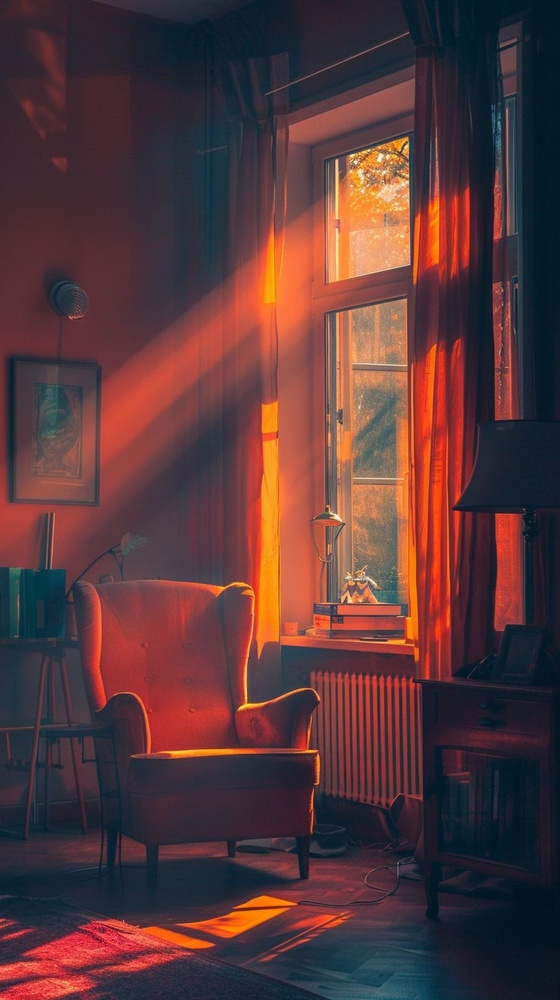
#> input picture 79e422b6f328eee0aa8a35fd7d34675c.jpg, 560 x 1000 px, shrunk from 816 x 1456 before the run
$ jupyter execute HW2.ipynb
#> lines starting #> are read from the running program, lines starting #| are printed output that depends on the picture; after the words box and inside, x2 and y2 are one past the last pixel; in counts of white or black regions, pixels touching at a corner belong together
[cell 1]
# Импорт библиотек для работы с изображениями и визуализации
import cv2
import numpy as np
from matplotlib import pyplot as plt
plt.rcParams['figure.figsize'] = [15, 5]

[cell 2]
# Загружаем изображение и переводим из BGR в RGB для корректного отображения
img = cv2.imread("79e422b6f328eee0aa8a35fd7d34675c.jpg")
#> img is the input picture: shape (1000, 560, 3); mean B, G, R 57.9, 56, 88.5
img = cv2.cvtColor(img, cv2.COLOR_BGR2RGB)
# Показываем исходное изображение
plt.imshow(img)

[cell 3]
# WHITE PATCH: Белую точку берем как самый яркий пиксель
# Это позволяет вычислить коэффициенты усиления для каждого канала
img_f = img.astype(np.float32)
sum_rgb = img_f.sum(axis=2)
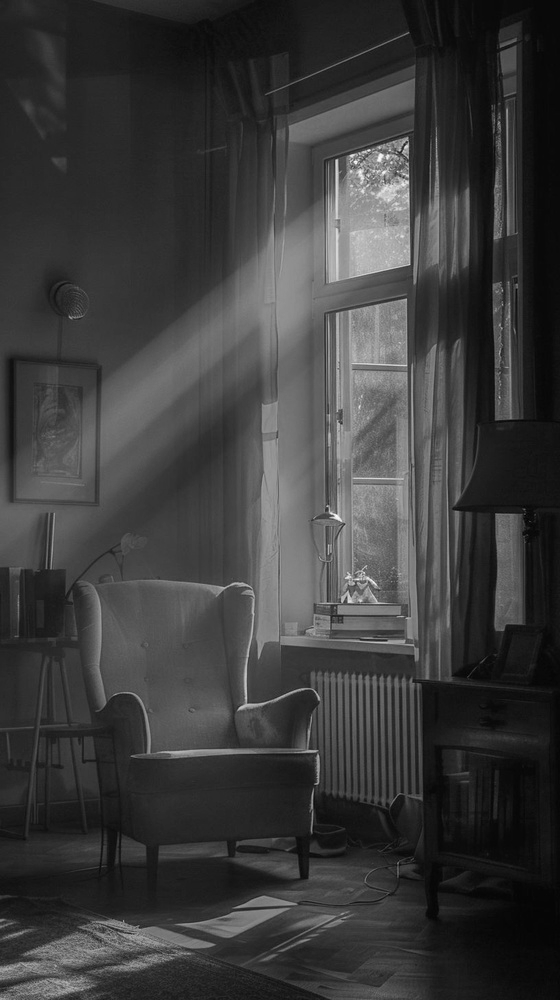
#> sum_rgb: shape (1000, 560) float32; min 37, max 739, mean 202.4; drawn with min black and max white

# берём верхние 1% ярких пикселей
th = np.percentile(sum_rgb, 99)
#> th = 496
mask = sum_rgb >= th
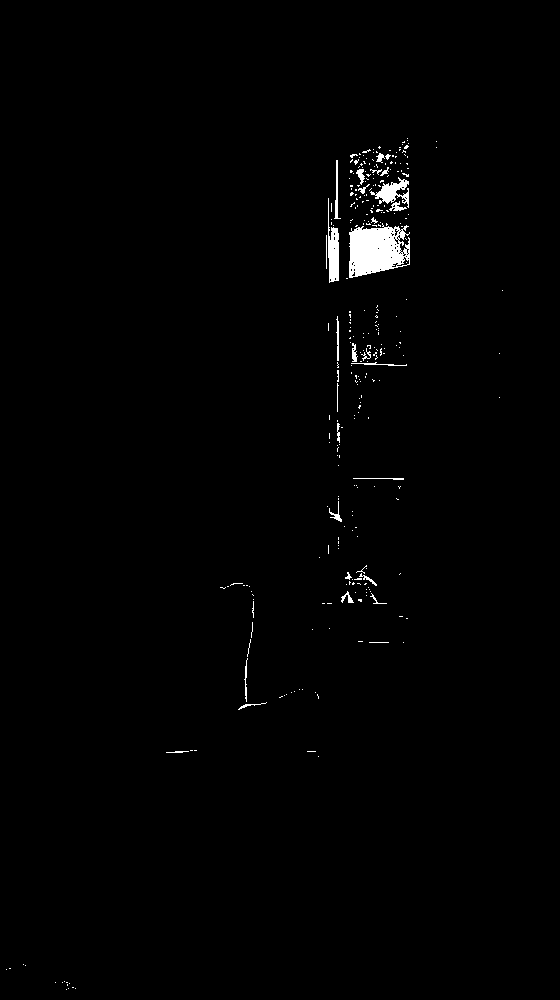
#> mask: shape (1000, 560) bool; 1% white; 306 white regions (277 under 20 px), largest, box (x1, y1, x2, y2) and area: (349, 223, 410, 278) 2388, (328, 198, 339, 283) 563, (370, 177, 409, 208) 492
white = img_f[mask].mean(axis=0)
#> white = [241.8, 175.9, 123.1]

coeffs = 255.0 / np.maximum(white, 1.0)
#> coeffs = [1.05, 1.45, 2.07]

# Применяем коэффициенты к каждому каналу
balanced = np.zeros_like(img_f, dtype=np.float32)
for channel in range(3):
    balanced[..., channel] = img_f[..., channel] * coeffs[channel]
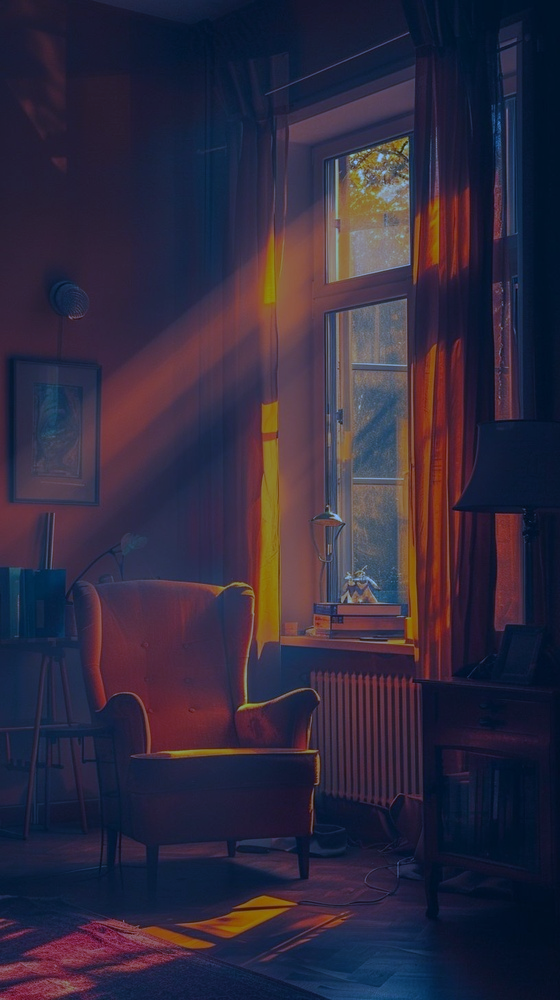
#> balanced: shape (1000, 560, 3) float32; mean R, G, B 93.4, 81.1, 119.9; drawn with min black and max white

# Ограничиваем значения и нормализуем для отображения
balanced = np.clip(balanced, 0.0, 255.0) / 255.0

# Показываем результат до и после
plt.subplot(121), plt.imshow(img / 255.0), plt.title('Original')
plt.subplot(122), plt.imshow(balanced), plt.title('White Patch balanced')
plt.show()
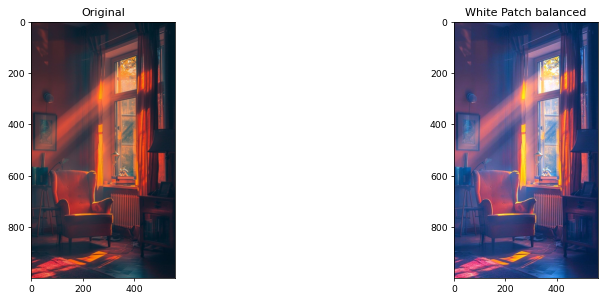
#> figure drawn by matplotlib, 2 panels

[cell 4]
# GRAY WORLD: средние значения каналов приводим к одному уровню
# Загрузим изображение отдельно, чтобы блок был самодостаточным
img = cv2.imread("111.jpg")
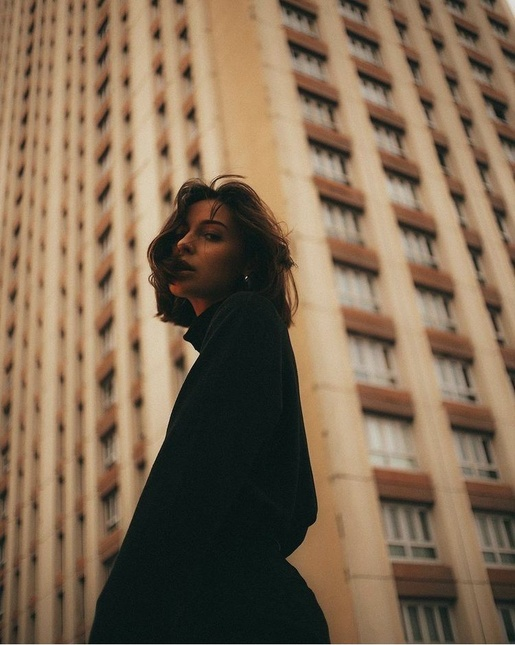
#> input picture 111.jpg, 515 x 645 px, shrunk from 750 x 939 before the run
#> img is the input picture: shape (645, 515, 3); mean B, G, R 83.9, 107.2, 128.4
if img is None:
    raise ValueError("Изображение не загружено. Проверь путь к файлу.")

img = cv2.cvtColor(img, cv2.COLOR_BGR2RGB)

# Переводим в float для вычислений
img_f = img.astype(np.float32)
#> img_f: shape (645, 515, 3) float32

# Считаем среднее по каждому каналу
mean_r = img_f[..., 0].mean()
#> mean_r = 128.4
mean_g = img_f[..., 1].mean()
#> mean_g = 107.2
mean_b = img_f[..., 2].mean()
#> mean_b = 83.93

# Фиксируем коэффициент самого яркого канала = 1, остальные выравниваем
means = np.array([mean_r, mean_g, mean_b], dtype=np.float32)
#> means = [128.4, 107.2, 83.93]
brightest_idx = np.argmax(means)
#> brightest_idx = 0
coeffs = np.ones(3, dtype=np.float32)
for i in range(3):
    if i != brightest_idx and means[i] != 0:
        coeffs[i] = means[brightest_idx] / means[i]
#> after the loop, coeffs = [1, 1.2, 1.53]

# Применяем балансировку
balanced_gw = img_f * coeffs
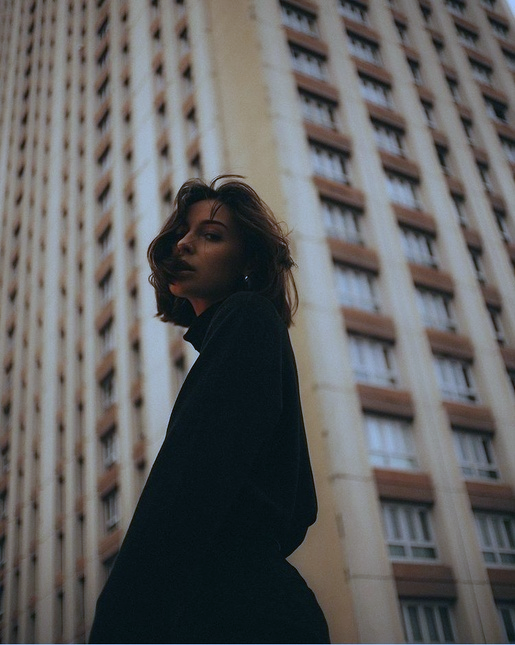
#> balanced_gw: shape (645, 515, 3) float32; mean R, G, B 128.4, 128.4, 128.4; drawn with min black and max white
balanced_gw = np.clip(balanced_gw, 0.0, 255.0) / 255.0
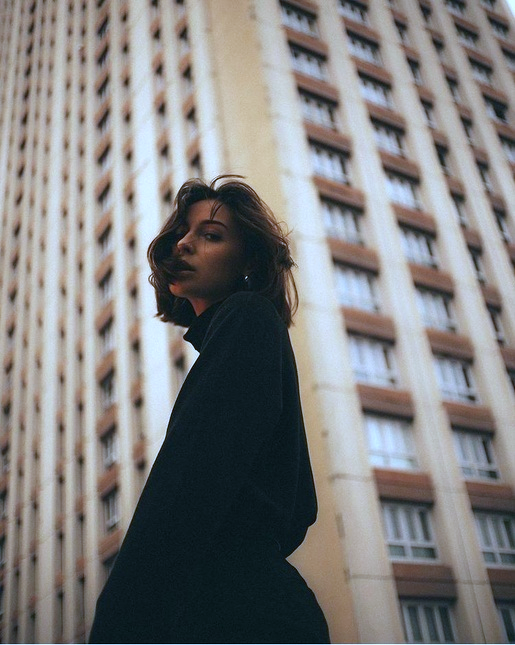
#> balanced_gw: shape (645, 515, 3) float32; mean R, G, B 0.504, 0.504, 0.503

# Показываем результат
plt.subplot(121), plt.imshow(img / 255.0), plt.title('Original')
plt.subplot(122), plt.imshow(balanced_gw), plt.title('Gray World balanced')
plt.show()
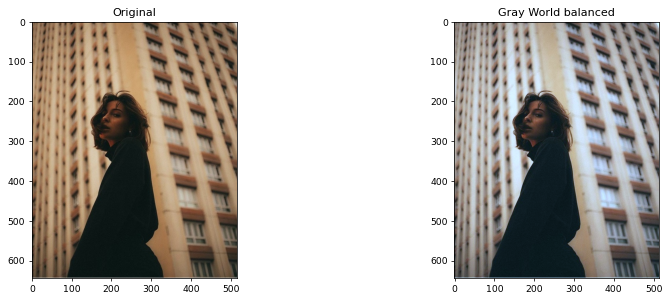
#> figure drawn by matplotlib, 2 panels

[cell 5]
# SCALE-BY-MAX: каждый канал масштабируется по своему максимуму
# Загрузим изображение отдельно, чтобы блок был самодостаточным
img = cv2.imread("1112.jpg")
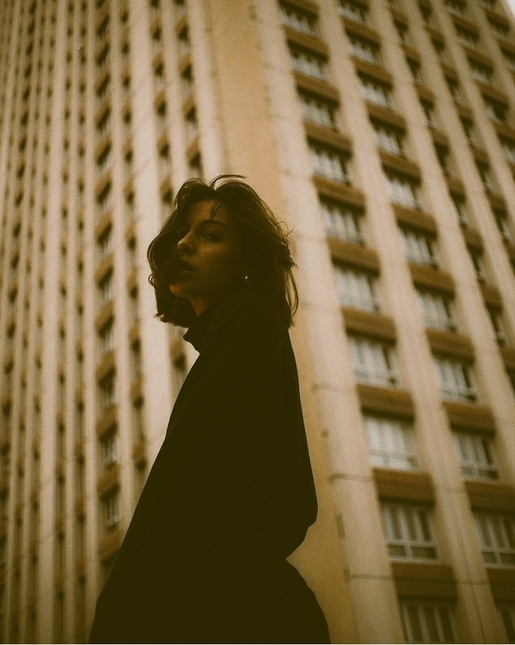
#> input picture 1112.jpg, 515 x 645 px, shrunk from 750 x 939 before the run
#> img is the input picture: shape (645, 515, 3); mean B, G, R 63.9, 103.7, 123
img = cv2.cvtColor(img, cv2.COLOR_BGR2RGB)

# Переводим в float для вычислений
img_f = img.astype(np.float32)

# Находим максимум по каждому каналу
max_r = img_f[..., 0].max()
#> max_r = 229
max_g = img_f[..., 1].max()
#> max_g = 214
max_b = img_f[..., 2].max()
#> max_b = 214

maxs = np.array([max_r, max_g, max_b], dtype=np.float32)
#> maxs = [229, 214, 214]
maxs[maxs == 0] = 1.0

# Коэффициенты масштаба: чтобы максимум каждого канала стал 255
coeffs = 255.0 / maxs
#> coeffs = [1.11, 1.19, 1.19]

# Применяем балансировку
balanced = img_f * coeffs
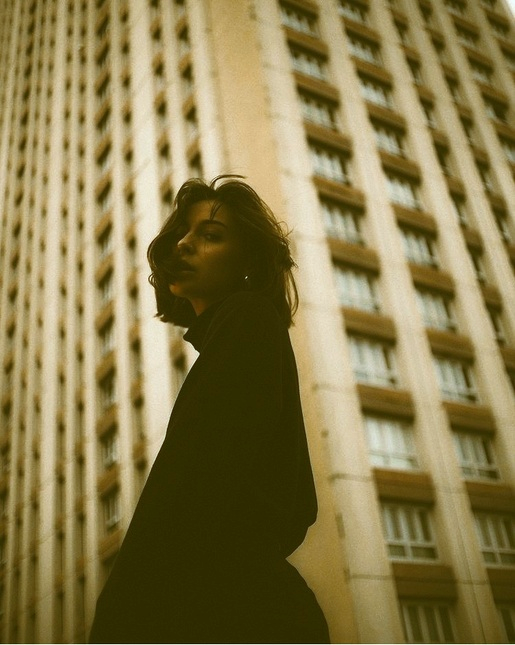
#> balanced: shape (645, 515, 3) float32; mean R, G, B 137, 123.6, 76.2

# Ограничиваем значения и нормализуем для отображения
balanced = np.clip(balanced, 0.0, 255.0) / 255.0

# Показываем результат
plt.subplot(121), plt.imshow(img), plt.title('Original')
plt.subplot(122), plt.imshow(balanced), plt.title('Scale-by-max balanced')
plt.show()
